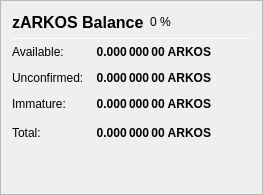
                   <widget class="QFrame" name="frame_ZerocoinBalances">
                    <property name="frameShape">
                     <enum>QFrame::StyledPanel</enum>
                    </property>
                    <property name="frameShadow">
                     <enum>QFrame::Raised</enum>
                    </property>
                    <layout class="QVBoxLayout" name="verticalLayout_7">
                     <item>
                      <layout class="QHBoxLayout" name="horizontalLayout_8" stretch="0,0,0">
                       <item>
                        <widget class="QLabel" name="label_5z_3">
                         <property name="minimumSize">
                          <size>
                           <width>0</width>
                           <height>20</height>
                          </size>
                         </property>
                         <property name="font">
                          <font>
                           <pointsize>12</pointsize>
                           <weight>75</weight>
                           <bold>true</bold>
                          </font>
                         </property>
                         <property name="text">
                          <string>zARKOS Balance</string>
                         </property>
                        </widget>
                       </item>
                       <item>
                        <widget class="QLabel" name="labelzARKOSPercent">
                         <property name="text">
                          <string notr="true">0 %</string>
                         </property>
                        </widget>
                       </item>
                       <item>
                        <spacer name="horizontalSpacer_11">
                         <property name="orientation">
                          <enum>Qt::Horizontal</enum>
                         </property>
                         <property name="sizeHint" stdset="0">
                          <size>
                           <width>40</width>
                           <height>20</height>
                          </size>
                         </property>
                        </spacer>
                       </item>
                      </layout>
                     </item>
                     <item>
                      <widget class="Line" name="line_ZerocoinBalance">
                       <property name="minimumSize">
                        <size>
                         <width>0</width>
                         <height>1</height>
                        </size>
                       </property>
                       <property name="maximumSize">
                        <size>
                         <width>16777215</width>
                         <height>1</height>
                        </size>
                       </property>
                       <property name="orientation">
                        <enum>Qt::Horizontal</enum>
                       </property>
                      </widget>
                     </item>
                     <item>
                      <layout class="QGridLayout" name="gridLayout_5">
                       <property name="spacing">
                        <number>12</number>
                       </property>
                       <item row="1" column="0">
                        <widget class="QLabel" name="labelzBalanceMatureText">
                         <property name="toolTip">
                          <string>Mature: more than 20 confirmation and more than 1 mint of the same denomination after it was minted.
These zARKOS are spendable.</string>
                         </property>
                         <property name="text">
                          <string>Available:</string>
                         </property>
                        </widget>
                       </item>
                       <item row="1" column="1">
                        <widget class="QLabel" name="labelzBalanceMature">
                         <property name="font">
                          <font>
                           <weight>75</weight>
                           <bold>true</bold>
                          </font>
                         </property>
                         <property name="toolTip">
                          <string>Mature: more than 20 confirmation and more than 1 mint of the same denomination after it was minted.
These zARKOS are spendable.</string>
                         </property>
                         <property name="text">
                          <string notr="true">0.000 000 00 ARKOS</string>
                         </property>
                         <property name="alignment">
                          <set>Qt::AlignRight|Qt::AlignTrailing|Qt::AlignVCenter</set>
                         </property>
                        </widget>
                       </item>
                       <item row="2" column="0">
                        <widget class="QLabel" name="labelzBalanceUnconfirmedText">
                         <property name="toolTip">
                          <string>Unconfirmed: less than 20 confirmations
Immature: confirmed, but less than 1 mint of the same denomination after it was minted</string>
                         </property>
                         <property name="text">
                          <string>Unconfirmed:</string>
                         </property>
                        </widget>
                       </item>
                       <item row="2" column="1">
                        <widget class="QLabel" name="labelzBalanceUnconfirmed">
                         <property name="font">
                          <font>
                           <weight>75</weight>
                           <bold>true</bold>
                          </font>
                         </property>
                         <property name="toolTip">
                          <string>Unconfirmed: less than 20 confirmations
Immature: confirmed, but less than 1 mint of the same denomination after it was minted</string>
                         </property>
                         <property name="text">
                          <string notr="true">0.000 000 00 ARKOS</string>
                         </property>
                         <property name="alignment">
                          <set>Qt::AlignRight|Qt::AlignTrailing|Qt::AlignVCenter</set>
                         </property>
                        </widget>
                       </item>
                       <item row="3" column="0">
                        <widget class="QLabel" name="labelzBalanceImmatureText">
                         <property name="toolTip">
                          <string>Unconfirmed: less than 20 confirmations
Immature: confirmed, but less than 1 mint of the same denomination after it was minted</string>
                         </property>
                         <property name="text">
                          <string>Immature:</string>
                         </property>
                        </widget>
                       </item>
                       <item row="3" column="1">
                        <widget class="QLabel" name="labelzBalanceImmature">
                         <property name="font">
                          <font>
                           <weight>75</weight>
                           <bold>true</bold>
                          </font>
                         </property>
                         <property name="toolTip">
                          <string>Unconfirmed: less than 20 confirmations
Immature: confirmed, but less than 1 mint of the same denomination after it was minted</string>
                         </property>
                         <property name="text">
                          <string notr="true">0.000 000 00 ARKOS</string>
                         </property>
                         <property name="alignment">
                          <set>Qt::AlignRight|Qt::AlignTrailing|Qt::AlignVCenter</set>
                         </property>
                        </widget>
                       </item>
                       <item row="4" column="0">
                        <widget class="QLabel" name="labelzBalanceText">
                         <property name="toolTip">
                          <string>Your current zARKOS balance, unconfirmed and immature zARKOS included.</string>
                         </property>
                         <property name="text">
                          <string>Total:</string>
                         </property>
                        </widget>
                       </item>
                       <item row="4" column="1">
                        <widget class="QLabel" name="labelzBalance">
                         <property name="font">
                          <font>
                           <weight>75</weight>
                           <bold>true</bold>
                          </font>
                         </property>
                         <property name="cursor">
                          <cursorShape>IBeamCursor</cursorShape>
                         </property>
                         <property name="toolTip">
                          <string>Your current zARKOS balance, unconfirmed and immature zARKOS included.</string>
                         </property>
                         <property name="text">
                          <string notr="true">0.000 000 00 ARKOS</string>
                         </property>
                         <property name="alignment">
                          <set>Qt::AlignRight|Qt::AlignTrailing|Qt::AlignVCenter</set>
                         </property>
                         <property name="textInteractionFlags">
                          <set>Qt::LinksAccessibleByMouse|Qt::TextSelectableByKeyboard|Qt::TextSelectableByMouse</set>
                         </property>
                        </widget>
                       </item>
                       <item row="4" column="2">
                        <spacer name="horizontalSpacer_4">
                         <property name="orientation">
                          <enum>Qt::Horizontal</enum>
                         </property>
                         <property name="sizeHint" stdset="0">
                          <size>
                           <width>40</width>
                           <height>20</height>
                          </size>
                         </property>
                        </spacer>
                       </item>
                      </layout>
                     </item>
                     <item>
                      <spacer name="verticalSpacer_4">
                       <property name="orientation">
                        <enum>Qt::Vertical</enum>
                       </property>
                       <property name="sizeHint" stdset="0">
                        <size>
                         <width>20</width>
                         <height>40</height>
                        </size>
                       </property>
                      </spacer>
                     </item>
                    </layout>
                   </widget>
